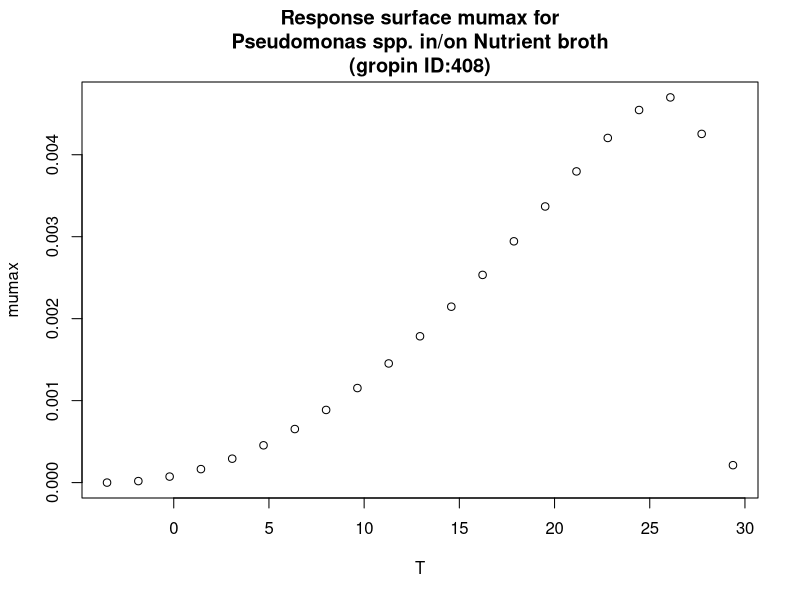

R code for this plot:
#############################
# start of Parameter script
#############################
T <- seq(-3.5035,29.3706293706294,length.out=21)
#############################
# end of Parameter script
#############################
############################# 
# start of Model script Gropin ID 408 
#############################
 
# constant coefficients for this model
 
variables <- data.frame(T)
argumentsPar <- expand.grid(variables)
 
# heart of the model
response_surface <- function(T) {
   mumax <-(4.7*(10^-3)*(T-29.4)*((T+3.5)^2))/((26+3.5)*((26+3.5)*(T-26)-(26-29.4)*(26-3.5-2*T)))

return(mumax=mumax)
} 

# output parameters
responseSurface <- cbind(argumentsPar,response_surface(argumentsPar['T']))
colnames(responseSurface) <- c(colnames(argumentsPar),'mumax')
#############################
# End of Model script
#############################
############################# 
# start of Visualisation script Gropin ID 408 
#############################
plot(T,responseSurface$'mumax',xlab='T',
                          ylab='mumax',main='Response surface mumax for
Pseudomonas spp. in/on Nutrient broth
(gropin ID:408)')
#############################
# End of Visualisation script
#############################
